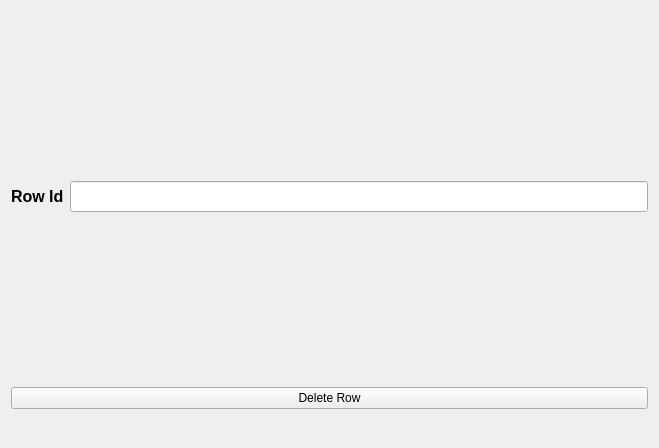
<?xml version="1.0" encoding="UTF-8"?>
<ui version="4.0">
 <class>Widget</class>
 <widget class="QWidget" name="Widget">
  <property name="geometry">
   <rect>
    <x>0</x>
    <y>0</y>
    <width>659</width>
    <height>448</height>
   </rect>
  </property>
  <property name="windowTitle">
   <string>Widget</string>
  </property>
  <layout class="QHBoxLayout" name="horizontalLayout_2">
   <item>
    <layout class="QVBoxLayout" name="verticalLayout">
     <item>
      <spacer name="verticalSpacer_2">
       <property name="orientation">
        <enum>Qt::Vertical</enum>
       </property>
       <property name="sizeHint" stdset="0">
        <size>
         <width>20</width>
         <height>40</height>
        </size>
       </property>
      </spacer>
     </item>
     <item>
      <layout class="QHBoxLayout" name="horizontalLayout">
       <item>
        <widget class="QLabel" name="label">
         <property name="font">
          <font>
           <pointsize>12</pointsize>
           <bold>true</bold>
          </font>
         </property>
         <property name="text">
          <string>Row Id</string>
         </property>
        </widget>
       </item>
       <item>
        <widget class="QLineEdit" name="lineEditId">
         <property name="font">
          <font>
           <pointsize>14</pointsize>
          </font>
         </property>
        </widget>
       </item>
      </layout>
     </item>
     <item>
      <spacer name="verticalSpacer">
       <property name="orientation">
        <enum>Qt::Vertical</enum>
       </property>
       <property name="sizeHint" stdset="0">
        <size>
         <width>20</width>
         <height>40</height>
        </size>
       </property>
      </spacer>
     </item>
     <item>
      <widget class="QPushButton" name="pushButton">
       <property name="text">
        <string>Delete Row</string>
       </property>
      </widget>
     </item>
     <item>
      <widget class="QLabel" name="label_2">
       <property name="font">
        <font>
         <pointsize>14</pointsize>
         <bold>true</bold>
        </font>
       </property>
       <property name="styleSheet">
        <string notr="true">color: rgb(255, 85, 0);</string>
       </property>
       <property name="text">
        <string/>
       </property>
      </widget>
     </item>
    </layout>
   </item>
  </layout>
 </widget>
 <resources/>
 <connections/>
</ui>
